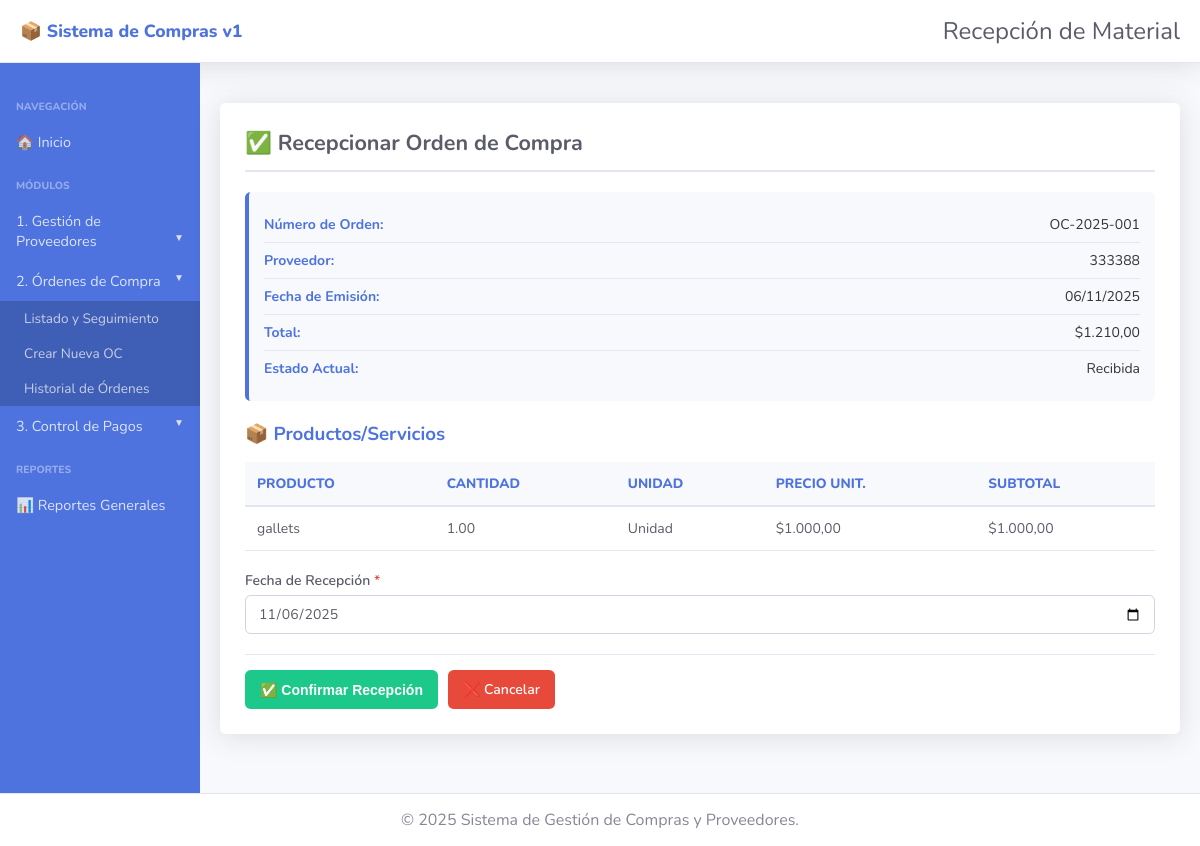
The page /ordenes/recepcion.php?id=1 on the database its author committed.
### tables this page shows
CREATE TABLE `ordenes_compra` (
  `id` int(11) NOT NULL,
  `numero_orden` varchar(50) NOT NULL,
  `id_proveedor` int(11) NOT NULL,
  `fecha_emision` date NOT NULL,
  `fecha_entrega_estimada` date DEFAULT NULL,
  `fecha_recepcion` date DEFAULT NULL,
  `subtotal` decimal(10,2) NOT NULL DEFAULT 0.00,
  `impuestos` decimal(10,2) NOT NULL DEFAULT 0.00,
  `total` decimal(10,2) NOT NULL DEFAULT 0.00,
  `observaciones` text DEFAULT NULL,
  `estado` enum('Pendiente','Enviada','Recibida','Cancelada') DEFAULT 'Pendiente',
  `fecha_registro` timestamp NOT NULL DEFAULT current_timestamp(),
  `fecha_modificacion` timestamp NOT NULL DEFAULT current_timestamp() ON UPDATE current_timestamp()
);

CREATE TABLE `proveedores` (
  `id` int(11) NOT NULL,
  `nombre` varchar(200) NOT NULL,
  `razon_social` varchar(200) DEFAULT NULL,
  `cuit` varchar(13) DEFAULT NULL,
  `contacto` varchar(100) DEFAULT NULL,
  `email` varchar(100) DEFAULT NULL,
  `telefono` varchar(20) DEFAULT NULL,
  `direccion` text DEFAULT NULL,
  `condiciones_pago` varchar(50) DEFAULT '30 días',
  `estado` enum('Activo','Inactivo') DEFAULT 'Activo',
  `fecha_registro` timestamp NOT NULL DEFAULT current_timestamp(),
  `fecha_modificacion` timestamp NOT NULL DEFAULT current_timestamp() ON UPDATE current_timestamp()
);

CREATE TABLE `detalle_orden` (
  `id` int(11) NOT NULL,
  `id_orden` int(11) NOT NULL,
  `producto` varchar(200) NOT NULL,
  `descripcion` text DEFAULT NULL,
  `cantidad` decimal(10,2) NOT NULL,
  `unidad_medida` varchar(50) DEFAULT 'Unidad',
  `precio_unitario` decimal(10,2) NOT NULL,
  `subtotal` decimal(10,2) NOT NULL
);

### config.php (called while the page is built, shortened)
<?php
function formatearFecha($fecha) {
    $timestamp = strtotime($fecha);
    return date('d/m/Y', $timestamp);
}
function formatearMoneda($monto) {
    return '$' . number_format($monto, 2, ',', '.');
}

### ordenes/recepcion.php (the view, shortened to what this page needs)
<?php
require_once '../config.php';
$conexion = conectarDB();
if (isset($_GET['id'])) {
    $id = intval($_GET['id']);
    $sql = "SELECT o.*, p.nombre as nombre_proveedor
            FROM ordenes_compra o
            INNER JOIN proveedores p ON o.id_proveedor = p.id
            WHERE o.id = ?";
    $stmt = $conexion->prepare($sql);
    $stmt->bind_param("i", $id);
    $stmt->execute();
    $resultado = $stmt->get_result();
    $orden = $resultado->fetch_assoc();
    $sql_detalle = "SELECT * FROM detalle_orden WHERE id_orden = ?";
    $stmt_detalle = $conexion->prepare($sql_detalle);
    $stmt_detalle->bind_param("i", $id);
    $stmt_detalle->execute();
    $detalles = $stmt_detalle->get_result();
}
require_once __DIR__ . '/../includes/header.php';
?>
<?php if (isset($orden)): ?>
    <div class="form-container">
        <div class="form-header">
            <h2>✅ Recepcionar Orden de Compra</h2>
        </div>
        <div class="info-box">
            <div class="info-row">
                <span><strong>Número de Orden:</strong></span>
                <span><?php echo htmlspecialchars($orden['numero_orden']); ?></span>
            </div>
            <div class="info-row">
                <span><strong>Proveedor:</strong></span>
                <span><?php echo htmlspecialchars($orden['nombre_proveedor']); ?></span>
            </div>
            <div class="info-row">
                <span><strong>Fecha de Emisión:</strong></span>
                <span><?php echo formatearFecha($orden['fecha_emision']); ?></span>
            </div>
            <div class="info-row">
                <span><strong>Total:</strong></span>
                <span><?php echo formatearMoneda($orden['total']); ?></span>
            </div>
            <div class="info-row">
                <span><strong>Estado Actual:</strong></span>
                <span><?php echo $orden['estado']; ?></span>
            </div>
        </div>
        <h3 style="color: #4e73df; margin: 20px 0 15px 0;">📦 Productos/Servicios</h3>
        <table>
            <thead>
                <tr>
                    <th>Producto</th>
                    <th>Cantidad</th>
                    <th>Unidad</th>
                    <th>Precio Unit.</th>
                    <th>Subtotal</th>
                </tr>
            </thead>
            <tbody>
                <?php while ($detalle = $detalles->fetch_assoc()): ?>
                    <tr>
                        <td><?php echo htmlspecialchars($detalle['producto']); ?></td>
                        <td><?php echo $detalle['cantidad']; ?></td>
                        <td><?php echo htmlspecialchars($detalle['unidad_medida']); ?></td>
                        <td><?php echo formatearMoneda($detalle['precio_unitario']); ?></td>
                        <td><?php echo formatearMoneda($detalle['subtotal']); ?></td>
                    </tr>
                <?php endwhile; ?>
            </tbody>
        </table>
        <form method="POST" action="">
            <div class="form-group" style="margin-top: 20px;">
                <label>Fecha de Recepción <span class="required">*</span></label>
                <input type="date" name="fecha_recepcion" class="form-control" value="<?php echo date('Y-m-d'); ?>" required>
            </div>
            <div class="form-actions">
                <button type="submit" name="recepcionar" class="btn-success">✅ Confirmar Recepción</button>
                <a href="index.php" class="btn-danger">❌ Cancelar</a>
            </div>
        </form>
    </div>
<?php endif; ?>
<?php require_once __DIR__ . '/../includes/footer.php'; ?>

### styles.css (style rules this page uses)
* { box-sizing: border-box; }
body { font-family: 'Nunito', sans-serif; margin: 0; padding: 0; background-color: #f8f9fc; color: #333; }
.form-container, .table-container { background-color: white; padding: 25px; border-radius: 0.35rem; box-shadow: 0 0.15rem 1.75rem 0 rgba(58, 59, 69, 0.15); margin: 20px auto; width: 100%; max-width: 1051px; }
.form-header { margin-bottom: 20px; padding-bottom: 12px; border-bottom: 2px solid #e3e6f0; }
.form-header h2 { color: #5a5c69; font-size: 1.35rem; font-weight: 700; margin: 0; }
.form-group { margin-bottom: 15px; }
.form-group label { display: block; margin-bottom: 5px; color: #5a5c69; font-weight: 600; font-size: 0.875rem; }
.form-group label .required { color: #e74a3b; }
.form-control { width: 100%; padding: 8px 12px; border: 1px solid #d1d3e2; border-radius: 0.35rem; font-size: 0.875rem; color: #5a5c69; font-family: 'Nunito', sans-serif; min-height: 38px; }
.form-actions { display: flex; gap: 10px; margin-top: 20px; padding-top: 15px; border-top: 1px solid #e3e6f0; }
table { width: 100%; border-collapse: collapse; }
table thead { background-color: #f8f9fc; }
table th { padding: 12px; text-align: left; font-size: 0.85rem; font-weight: 800; text-transform: uppercase; color: #4e73df; border-bottom: 2px solid #e3e6f0; }
table td { padding: 12px; border-bottom: 1px solid #e3e6f0; color: #5a5c69; font-size: 0.875rem; }
.btn-primary, .btn-danger, .btn-success, .btn-info { padding: 10px 15px; border: none; border-radius: 0.35rem; color: white; cursor: pointer; font-weight: 600; font-size: 0.875rem; transition: all 0.15s; text-decoration: none; display: inline-block; }
.btn-danger { background-color: #e74a3b; }
.btn-success { background-color: #1cc88a; }
.info-box { background-color: #f8f9fc; padding: 15px; border-radius: 0.35rem; margin: 20px 0; border-left: 4px solid #4e73df; }
.info-row { display: flex; justify-content: space-between; padding: 8px 0; border-bottom: 1px solid #e3e6f0; font-size: 0.875rem; }
.info-row:last-child { border-bottom: none; }
.info-row strong { color: #4e73df; }

### rows shown on the page
ordenes_compra: numero_orden "OC-2025-001", id_proveedor.nombre "333388", fecha_emision "06/11/2025", total "$1.210,00", estado "Recibida"
detalle_orden: producto "gallets", cantidad "1.00", unidad_medida "Unidad", precio_unitario "$1.000,00", subtotal "$1.000,00"

### other values the page prints
$page_heading "Recepción de Material"
